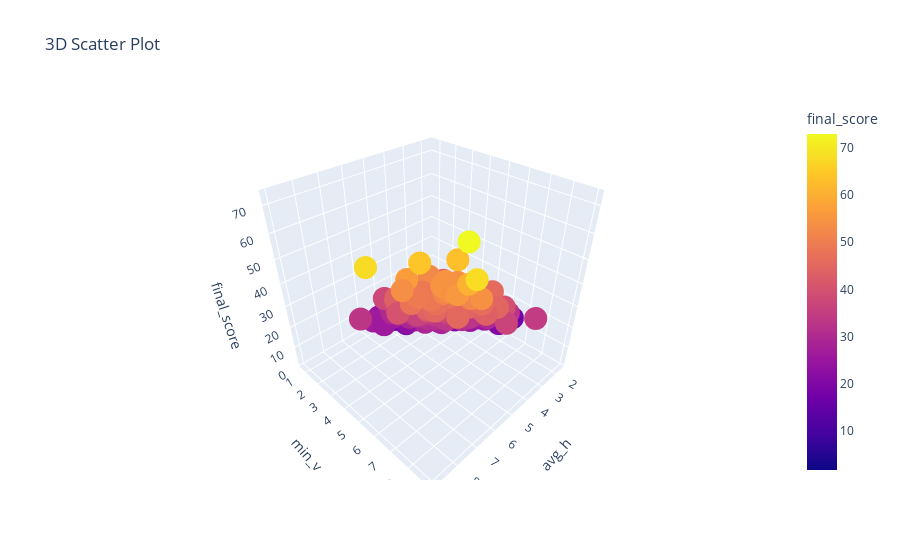

Notebook code for this chart:
### Code cell
df = pd.DataFrame()
df["avg_h"] = avg_h_vec
df["min_v"] = min_v_vec
df["final_score"] = final_score_vec

print(max(final_score_vec))

fig = px.scatter_3d(df, x='avg_h', y='min_v', z='final_score',
                    color=df['final_score'], title="3D Scatter Plot")
fig.show()

### Figure 1 — Plotly figure (JSON) as saved in the notebook; plotly's stock layout.template omitted (floating-point values rounded to 4 significant figures; data arrays with more than 128 entries replaced by an {"elided": "..."} marker saying what was removed)
{"data": [{"hovertemplate": "avg_h=%{x}<br>min_v=%{y}<br>final_score=%{marker.color}<extra></extra>", "legendgroup": "", "marker": {"color": {"elided": "1000 float values"}, "coloraxis": "coloraxis", "symbol": "circle"}, "mode": "markers", "name": "", "scene": "scene", "showlegend": false, "type": "scatter3d", "x": {"elided": "1000 float values"}, "y": {"elided": "1000 float values"}, "z": {"elided": "1000 float values"}}], "layout": {"coloraxis": {"colorbar": {"title": {"text": "final_score"}}, "colorscale": [[0, "#0d0887"], [0.1111, "#46039f"], [0.2222, "#7201a8"], [0.3333, "#9c179e"], [0.4444, "#bd3786"], [0.5556, "#d8576b"], [0.6667, "#ed7953"], [0.7778, "#fb9f3a"], [0.8889, "#fdca26"], [1, "#f0f921"]]}, "legend": {"tracegroupgap": 0}, "scene": {"domain": {"x": [0, 1], "y": [0, 1]}, "xaxis": {"title": {"text": "avg_h"}}, "yaxis": {"title": {"text": "min_v"}}, "zaxis": {"title": {"text": "final_score"}}}, "title": {"text": "3D Scatter Plot"}}}
